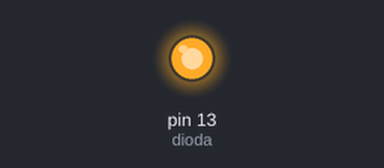
This sketch was run on a simulated Arduino Uno, built with avr-gcc and run on an emulated ATmega328P. On the bench: output pins drawn as LEDs (lit = HIGH).

Above: at 0.15 s.
At 11.8 s:
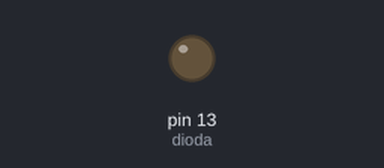
Timing chart, 0 to 17.6 s (numbered marks = the images above):
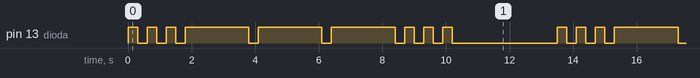

Measured:
- by itself, pin 13 (dioda): repeats every 13.5 s: 2 × (LOW 0.30 s, HIGH 0.30 s), 3 × (LOW 0.30 s, HIGH 2.0 s), 3 × (LOW 0.30 s, HIGH 0.30 s), LOW 3.3 s, HIGH 0.30 s
- by itself, everything shown: repeats every 13.5 s, in 18 steps

The sketch:

arduino.ino
```cpp
int dioda = 13;
int czas1 = 300;
int czas2 = 2000;
void setup(){
    pinMode(dioda, OUTPUT);
}
void loop(){
    for (int i=0; i<3; i++){
    digitalWrite(dioda, HIGH);
    delay(czas1);
    digitalWrite(dioda, LOW);
    delay(czas1);
    }

    for (int i=0; i<3; i++){
    digitalWrite(dioda, HIGH);
    delay(czas2);
    digitalWrite(dioda, LOW);
    delay(czas1);
    }

    for (int i=0; i<3; i++){
    digitalWrite(dioda, HIGH);
    delay(czas1);
    digitalWrite(dioda, LOW);
    delay(czas1);
}

delay(3000);
}
```
